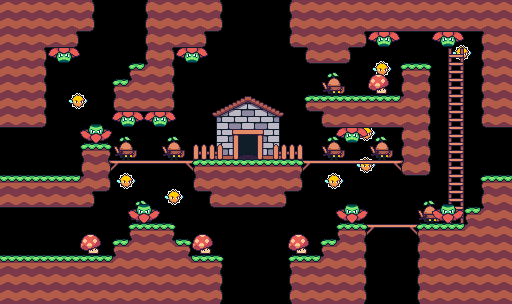

This game map was drawn from its Tiled (.tmx) file and the tilesets committed beside it. A one-line description and the trimmed map source follow:
An orthogonal 32x19 tile map with 16x16 px tiles, 11 tile layers (grassBg, fuzzy, house, fence, ...), 12 tilesets and 2 objects.

<map version="1.0" tiledversion="1.1.2" orientation="orthogonal" renderorder="right-down" width="32" height="19" tilewidth="16" tileheight="16" infinite="0" nextobjectid="3">
 <properties>
  <property name="background" type="file" value="../../../images/backgrounds/grassland.png" />
  <property name="bottomLeft" type="bool" value="false" />
  <property name="bottomMiddle" type="bool" value="true" />
  <property name="bottomRight" type="bool" value="true" />
  <property name="leftBottom" type="bool" value="true" />
  <property name="leftMiddle" type="bool" value="true" />
  <property name="leftTop" type="bool" value="false" />
  <property name="rightBottom" type="bool" value="false" />
  <property name="rightMiddle" type="bool" value="true" />
  <property name="rightTop" type="bool" value="false" />
  <property name="topLeft" type="bool" value="true" />
  <property name="topMiddle" type="bool" value="true" />
  <property name="topRight" type="bool" value="false" />
 </properties>
 <tileset firstgid="1" source="../../tiles/tiles/grass.tsx" />
 <tileset firstgid="65" source="../../tiles/tiles/house.tsx" />
 <tileset firstgid="69" source="../../tiles/tiles/ladder.tsx" />
 <tileset firstgid="78" source="../../tiles/tiles/woodenPlatform.tsx" />
 <tileset firstgid="87" source="../../tiles/tiles/grassBg.tsx" />
 <tileset firstgid="91" source="../../tiles/npcs/enemy/acorn.tsx" />
 <tileset firstgid="97" source="../../tiles/npcs/enemy/mushroomMonster.tsx" />
 <tileset firstgid="102" source="../../tiles/npcs/enemy/downPlant.tsx" />
 <tileset firstgid="108" source="../../tiles/npcs/enemy/upPlant.tsx" />
 <tileset firstgid="114" source="../../tiles/npcs/enemy/moonfly.tsx" />
 <tileset firstgid="117" source="../../tiles/tiles/fence.tsx" />
 <tileset firstgid="126" source="../../tiles/npcs/enemy/fuzzy.tsx" />
 <layer name="grassBg" width="32" height="19">
  <data>[608 cells, 49 non-empty, 3 distinct tile ids]</data>
 </layer>
 <layer name="fuzzy" width="32" height="19">
  <data>[608 cells, 9 non-empty, 1 distinct tile ids]</data>
 </layer>
 <layer name="house" width="32" height="19">
  <data>[608 cells, 1 non-empty, 1 distinct tile ids]</data>
 </layer>
 <layer name="fence" width="32" height="19">
  <data>[608 cells, 4 non-empty, 2 distinct tile ids]</data>
 </layer>
 <layer name="woodenPlatform" width="32" height="19">
  <data>[608 cells, 20 non-empty, 5 distinct tile ids]</data>
 </layer>
 <layer name="ladder" width="32" height="19">
  <data>[608 cells, 11 non-empty, 3 distinct tile ids]</data>
 </layer>
 <layer name="acorn" width="32" height="19">
  <data>[608 cells, 7 non-empty, 1 distinct tile ids]</data>
 </layer>
 <layer name="downPlant" width="32" height="19">
  <data>[608 cells, 7 non-empty, 1 distinct tile ids]</data>
 </layer>
 <layer name="upPlant" width="32" height="19">
  <data>[608 cells, 4 non-empty, 1 distinct tile ids]</data>
 </layer>
 <layer name="mushroomMonster" width="32" height="19">
  <data>[608 cells, 4 non-empty, 1 distinct tile ids]</data>
 </layer>
 <layer name="grass" width="32" height="19">
  <data>[608 cells, 324 non-empty, 19 distinct tile ids]</data>
 </layer>
 <objectgroup name="objects">
  <object id="1" x="448" y="48" width="16" height="176">
   <properties>
    <property name="type" value="ladder" />
   </properties>
  </object>
  <object id="2" x="238" y="134" width="20" height="26">
   <properties>
    <property name="data" value="maps/maps/grassland/shop1" />
    <property name="type" value="door" />
   </properties>
  </object>
 </objectgroup>
</map>
